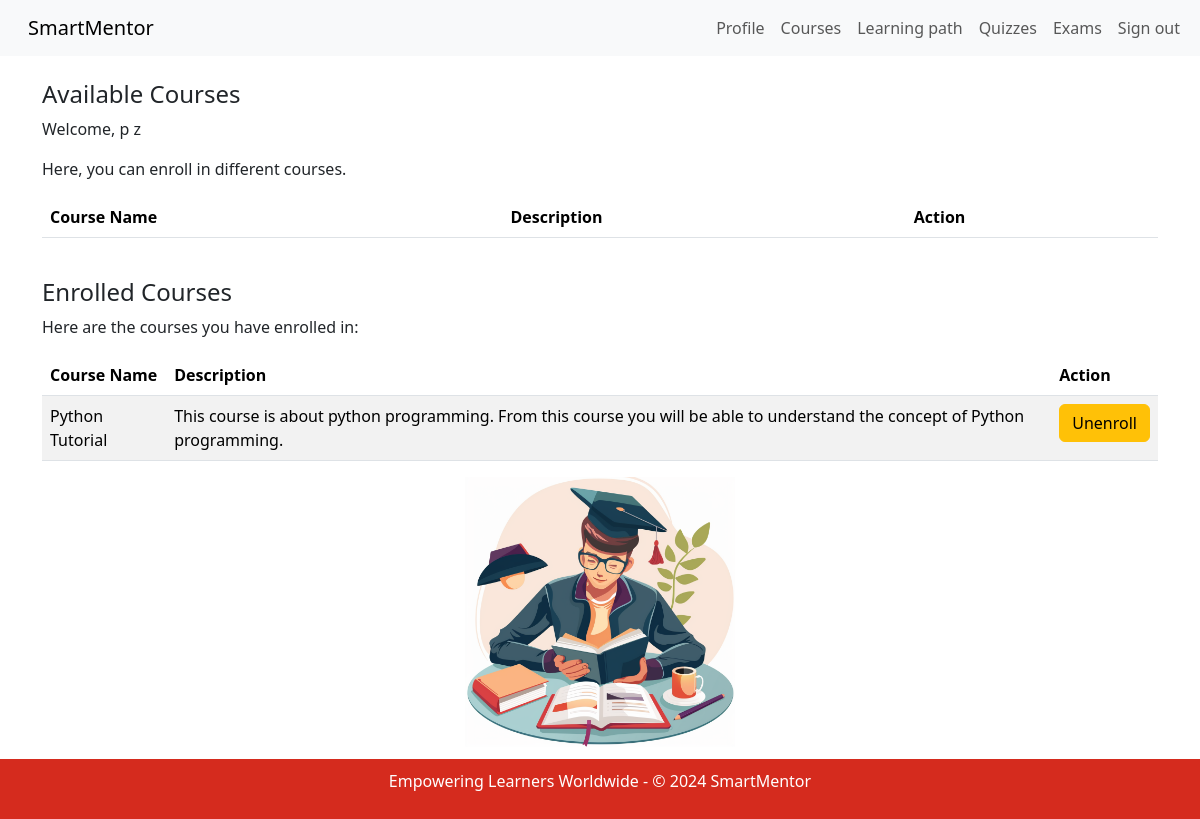
The app's page /student/courses (signed in) with its own data.
### app/models.py (models this page shows, shortened)
class Profile(models.Model):
    user = models.OneToOneField(User, on_delete=models.CASCADE)
    username = models.CharField(max_length=10, default='user')
    fname = models.CharField(max_length=50, default='fname')
    lname = models.CharField(max_length=50, default='lname')
    email = models.EmailField(max_length=50, default='email')
    role = models.CharField(max_length=10, default='student')
    date_created = models.DateTimeField(auto_now_add=True)

class Course(models.Model):
    name = models.CharField(max_length=50, default='course')
    description = models.CharField(max_length=200, default='Default description')
    pdfs = models.ManyToManyField(PDF, blank=True, related_name='courses')
    time_created = models.DateTimeField(auto_now_add=True, null=True)
    teacher = models.ForeignKey('Teacher', on_delete=models.CASCADE, related_name='courses', default=Teacher.get_default_teacher)

### app/views.py (the view, shortened to what this page needs)
# urls.py: path('student/courses', StudentCourseView.as_view(), name='student_courses'),
class StudentCourseView(LoginRequiredMixin, ListView):
    model = Course
    template_name = 'app/student_course.html'
    def get_context_data(self, **kwargs):
        context = super().get_context_data(**kwargs)
        if self.request.user.is_authenticated and hasattr(self.request.user, 'profile'):
            student_profile = self.request.user.profile.student
            enrolled_courses = student_profile.courses.all()
            all_courses = Course.objects.exclude(id__in=enrolled_courses.values_list('id', flat=True))
        else:
            all_courses = Course.objects.none()
        context['all_courses'] = all_courses
        context['enrolled_courses'] = enrolled_courses
        return context

### app/templates/app/student_course.html (shortened to what this page needs)
{% extends "app/base.html" %}
{% block content %}
    {% if user.is_authenticated %}
        {% if user.profile.role == 'student' %}
            <nav class="navbar navbar-expand-lg bg-body-tertiary">
                <div class="container-fluid">
                    <a class="navbar-brand" href="{% url 'home' %}">SmartMentor</a>
                    <div class="collapse navbar-collapse" id="navbarSupportedContent">
                        <ul class="navbar-nav me-auto mb-2 mb-lg-0">
                            <li class="nav-item">
                                <a class="nav-link" href="{% url 'student_profile' %}">Profile</a>
                            </li>
                            <li class="nav-item">
                                <a class="nav-link" href="{% url 'student_courses' %}">Courses</a>
                            </li>
                            <li class="nav-item">
                                <a class="nav-link" href="{% url 'course_learningpath' %}">Learning path</a>
                            </li>
                            <li class="nav-item">
                                <a class="nav-link" href="/student/quiz">Quizzes</a>
                              </li>
                            <li class="nav-item">
                                <a class="nav-link" href="{% url 'course_exam' %}">Exams</a>
                            </li>
                            <li class="nav-item">
                                <form action="{% url 'logout' %}" method="post" style="margin: 0">
                                    <button type="submit" class="nav-link" style="background: none; border: none; cursor: pointer;">Sign out</button>
                                </form>
                            </li>
                        </ul>
                    </div>
                </div>
            </nav>
            <br>
            <div class="container-xl">
                <section>
                    <h4>Available Courses</h4>
                    <p>Welcome, {{ user.profile.fname }} {{ user.profile.lname }}</p>
                    <p>Here, you can enroll in different courses.</p>
                    <table class="table table-striped">
                        <thead>
                            <tr>
                                <th>Course Name</th>
                                <th>Description</th>
                                <th>Action</th>
                            </tr>
                        </thead>
                    </table>
                </section>
            </div>
            <br>
            <div class="container-xl">
                <section>
                    <h4>Enrolled Courses</h4>
                    <p>Here are the courses you have enrolled in:</p>
                    <table class="table table-striped">
                        <thead>
                            <tr>
                                <th>Course Name</th>
                                <th>Description</th>
                                <th>Action</th>
                            </tr>
                        </thead>
                        <tbody>
                            {% for course in user.profile.student.courses.all %}
                                <tr>
                                    <td>{{ course.name }}</td>
                                    <td>{{ course.description }}</td>
                                    <td>
                                        <form method="post" action="{% url 'unenroll_course' course.id %}">
                                            <button type="submit" class="btn btn-warning">Unenroll</button>
                                        </form>
                                    </td>
                                </tr>
                            {% endfor %}
                        </tbody>
                    </table>
                </section>
            </div>
                <div class="container-xl">
                    <section>
                        <div class="d-flex justify-content-center">
                            {% load static %}
                            <img src="{% static 'images/course_image.jpg' %}" alt="Course Image" class="img-fluid course-image">
                        </div>
                    </section>
                </div>
              <br>
              <br>
              <br>
        {% else %}
            <h1>Access Denied</h1>
            <p>You are not authorized to view this page. Please <a href="{% url 'home' %}">go back</a> to home.</p>
        {% endif %}
    {% else %}
        <h1>Access Denied</h1>
        <p>You are not authorized to view this page. Please <a href="{% url 'login' %}">log in</a> to view this page.</p>
    {% endif %}
{% endblock %}

### app/templates/app/student_course.html (style rules this page uses)
.course-image { max-width: 270px; max-height: 270px; }

### records on screen
Course: name "Python Tutorial", description "This course is about python programming. From this course you will be able to understand the concept of Python programming."

### other values on screen
{{ user.profile.fname }} "p"
{{ user.profile.lname }} "z"
